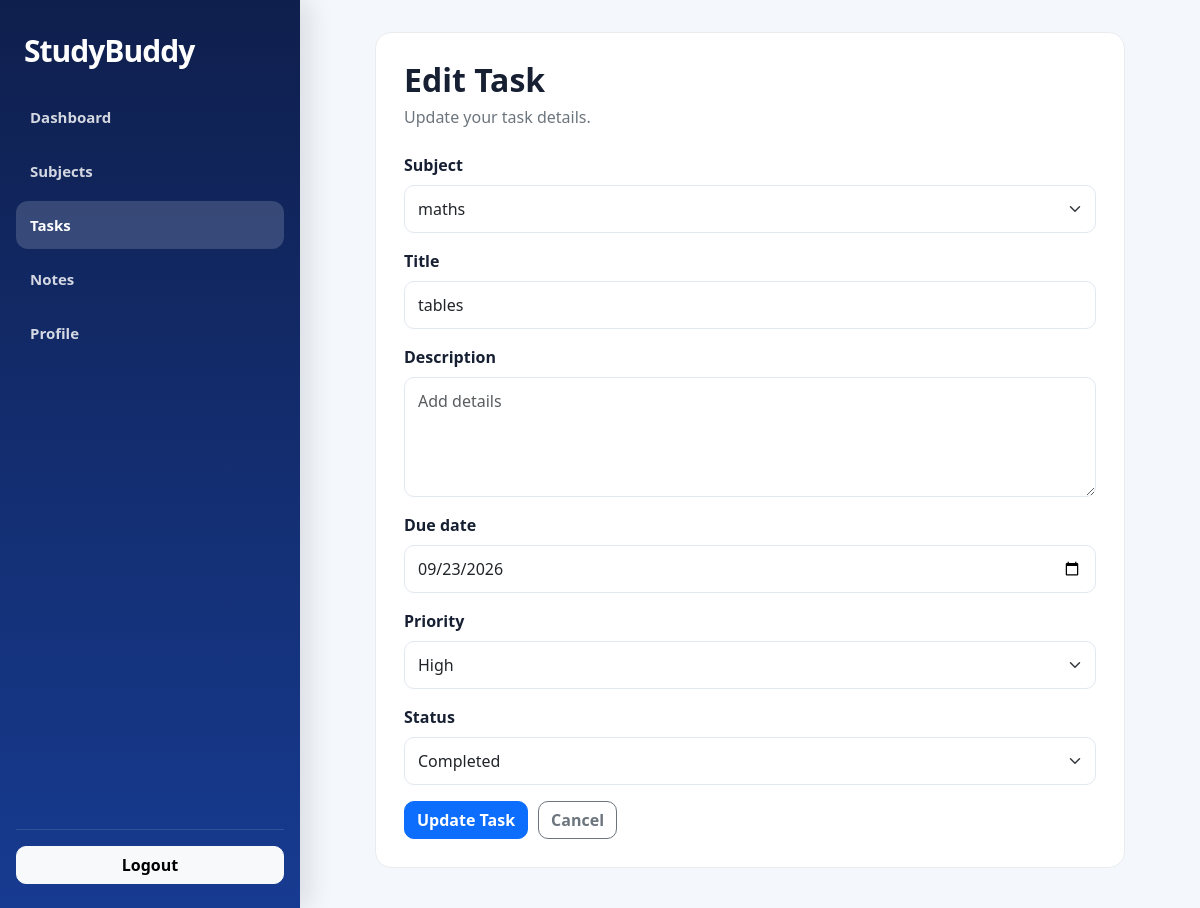
Screenshot of /tasks/3/edit/ (signed in) with the database file from the repository.
### tasks/models.py (models this page shows, shortened)
class Task(models.Model):
    STATUS_CHOICES = [
        ('Pending', 'Pending'),
        ('In Progress', 'In Progress'),
        ('Completed', 'Completed'),
    ]
    PRIORITY_CHOICES = [
        ('Low', 'Low'),
        ('Medium', 'Medium'),
        ('High', 'High'),
    ]
    user = models.ForeignKey(
        settings.AUTH_USER_MODEL,
        on_delete=models.CASCADE,
        related_name='tasks'
    )
    subject = models.ForeignKey(
        'Subject',
        on_delete=models.CASCADE,
        related_name='tasks',
        null=True,
        blank=True
    )
    title = models.CharField(
        max_length=200
    )
    description = models.TextField(
        blank=True,
        default=''
    )
    category = models.CharField(
        max_length=50,
        default='General',
        blank=True
    )
    priority = models.CharField(
        max_length=10,
        choices=PRIORITY_CHOICES,
        default='Medium'
    )
    status = models.CharField(
        max_length=20,
        choices=STATUS_CHOICES,
        default='Pending'
    )
    due_date = models.DateField(
        null=True,
        blank=True
    )
    reminder_sent_at = models.DateTimeField(
        null=True,
        blank=True
    )
    created_at = models.DateTimeField(
        auto_now_add=True
    )
    updated_at = models.DateTimeField(
        auto_now=True
    )
    class Meta:
        ordering = [
            'due_date',
            'priority',
            'title'
        ]

### tasks/views.py (the view)
@login_required
def task_update(request, pk):
    task = get_object_or_404(
        Task,
        pk=pk,
        user=request.user
    )
    if request.method == 'POST':
        form = TaskForm(
            request.POST,
            instance=task,
            user=request.user
        )
        if form.is_valid():
            form.save()
            messages.success(
                request,
                'Task updated successfully.'
            )
            return redirect(
                'task_detail',
                pk=task.pk
            )
    else:
        form = TaskForm(
            instance=task,
            user=request.user
        )
    return render(
        request,
        'tasks/task_form.html',
        {
            'form': form,
            'task': task
        }
    )

### tasks/models.py (called while the page is built)
    def __str__(self):
        return self.name

### templates/tasks/task_form.html (shortened to what this page needs)
{% extends 'base.html' %}
{% block content %}
<div class="task-form-page">
    <div class="task-form-card">
        {% if task %}
            <h2>Edit Task</h2>
            <p class="form-subtitle">
                Update your task details.
            </p>
        {% else %}
            <h2>Add Task</h2>
            <p class="form-subtitle">
                Create a task to manage your academic workload.
            </p>
        {% endif %}
        <form method="post">
            {% for field in form %}
                <div class="mb-3">
                    <label
                        for="{{ field.id_for_label }}"
                        class="form-label"
                    >
                        {{ field.label }}
                    </label>
                    {{ field }}
                </div>
            {% endfor %}
            <div class="form-actions">
                <button
                    type="submit"
                    class="btn btn-primary"
                >
                    {% if task %}
                        Update Task
                    {% else %}
                        Save Task
                    {% endif %}
                </button>
                {% if task %}
                    <a
                        href="{% url 'task_detail' task.pk %}"
                        class="btn btn-outline-secondary"
                    >
                        Cancel
                    </a>
                {% endif %}
            </div>
        </form>
    </div>
</div>
{% endblock %}

### templates/base.html (style rules this page uses)
:root { --primary: #2563eb; --primary-dark: #1d4ed8; --background: #f4f7fb; --white: #ffffff; --text: #172033; --muted: #64748b; --border: #e2e8f0; --sidebar-width: 300px; --radius: 16px; --shadow: 0 10px 30px rgba(15, 23, 42, 0.08); }
* { box-sizing: border-box; }
html, body { width: 100%; min-height: 100%; margin: 0; padding: 0; overflow-x: hidden; }
body { font-family: "Segoe UI", Arial, sans-serif; background: var(--background); color: var(--text); }
a { text-decoration: none; }
.btn { border-radius: 10px; font-weight: 600; }
.form-control, .form-select, textarea { width: 100%; max-width: 100%; border: 1px solid var(--border); border-radius: 10px; padding: 10px 12px; }
.form-label { font-weight: 600; }

### templates/tasks/task_form.html (style rules this page uses)
.task-form-page { max-width: 750px; margin: 0 auto; }
.task-form-card { background: #fff; border: 1px solid #e9ecef; border-radius: 16px; padding: 28px; }
.task-form-card h2 { font-weight: 700; margin-bottom: 6px; }
.form-subtitle { color: #6c757d; margin-bottom: 24px; }
.form-label { font-weight: 600; }
.form-control, .form-select { border-radius: 10px; padding: 11px 13px; }
textarea.form-control { resize: vertical; }
.form-actions { display: flex; gap: 10px; margin-top: 8px; }

### rows the page displays
Task: form "maths" "tables" "09/23/2026" "High" "Completed"

### other values shown
{{ field.label }} "Subject" "Title" "Description" "Due date" "Priority" "Status"
